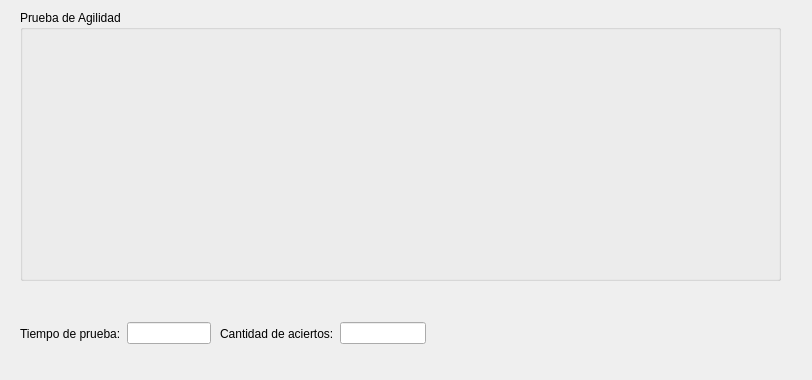
<?xml version="1.0" encoding="UTF-8"?>
<ui version="4.0">
 <class>prueba</class>
 <widget class="QDialog" name="prueba">
  <property name="geometry">
   <rect>
    <x>0</x>
    <y>0</y>
    <width>812</width>
    <height>380</height>
   </rect>
  </property>
  <property name="windowTitle">
   <string>Dialog</string>
  </property>
  <widget class="QGroupBox" name="groupBox">
   <property name="geometry">
    <rect>
     <x>20</x>
     <y>10</y>
     <width>761</width>
     <height>271</height>
    </rect>
   </property>
   <property name="title">
    <string>Prueba de Agilidad</string>
   </property>
   <widget class="QPushButton" name="boton1">
    <property name="geometry">
     <rect>
      <x>20</x>
      <y>40</y>
      <width>101</width>
      <height>91</height>
     </rect>
    </property>
    <property name="styleSheet">
     <string notr="true">background-color: transparent;
border-image: url(:off.png);
background: none;
border: none;
background-repeat: none;
</string>
    </property>
    <property name="text">
     <string/>
    </property>
    <property name="icon">
     <iconset>
      <normaloff>../proyecto_alse/RC_led.png</normaloff>
      <normalon>:/images/RC_led.png</normalon>../proyecto_alse/RC_led.png</iconset>
    </property>
    <property name="iconSize">
     <size>
      <width>90</width>
      <height>90</height>
     </size>
    </property>
   </widget>
   <widget class="QPushButton" name="boton7">
    <property name="geometry">
     <rect>
      <x>80</x>
      <y>160</y>
      <width>101</width>
      <height>91</height>
     </rect>
    </property>
    <property name="styleSheet">
     <string notr="true">background-color: transparent;
border-image: url(:off.png);
background: none;
border: none;
background-repeat: none;
</string>
    </property>
    <property name="text">
     <string/>
    </property>
    <property name="icon">
     <iconset>
      <normaloff>../proyecto_alse/RC_led.png</normaloff>
      <normalon>:/images/RC_led.png</normalon>../proyecto_alse/RC_led.png</iconset>
    </property>
    <property name="iconSize">
     <size>
      <width>90</width>
      <height>90</height>
     </size>
    </property>
   </widget>
   <widget class="QPushButton" name="boton6">
    <property name="geometry">
     <rect>
      <x>640</x>
      <y>40</y>
      <width>101</width>
      <height>91</height>
     </rect>
    </property>
    <property name="styleSheet">
     <string notr="true">background-color: transparent;
border-image: url(:off.png);
background: none;
border: none;
background-repeat: none;
</string>
    </property>
    <property name="text">
     <string/>
    </property>
    <property name="icon">
     <iconset>
      <normaloff>../proyecto_alse/RC_led.png</normaloff>
      <normalon>:/images/RC_led.png</normalon>../proyecto_alse/RC_led.png</iconset>
    </property>
    <property name="iconSize">
     <size>
      <width>90</width>
      <height>90</height>
     </size>
    </property>
   </widget>
   <widget class="QPushButton" name="boton5">
    <property name="geometry">
     <rect>
      <x>520</x>
      <y>40</y>
      <width>101</width>
      <height>91</height>
     </rect>
    </property>
    <property name="styleSheet">
     <string notr="true">background-color: transparent;
border-image: url(:off.png);
background: none;
border: none;
background-repeat: none;
</string>
    </property>
    <property name="text">
     <string/>
    </property>
    <property name="icon">
     <iconset>
      <normaloff>../proyecto_alse/RC_led.png</normaloff>
      <normalon>:/images/RC_led.png</normalon>../proyecto_alse/RC_led.png</iconset>
    </property>
    <property name="iconSize">
     <size>
      <width>90</width>
      <height>90</height>
     </size>
    </property>
   </widget>
   <widget class="QPushButton" name="boton4">
    <property name="geometry">
     <rect>
      <x>390</x>
      <y>40</y>
      <width>101</width>
      <height>91</height>
     </rect>
    </property>
    <property name="styleSheet">
     <string notr="true">background-color: transparent;
border-image: url(:off.png);
background: none;
border: none;
background-repeat: none;
</string>
    </property>
    <property name="text">
     <string/>
    </property>
    <property name="icon">
     <iconset>
      <normaloff>../proyecto_alse/RC_led.png</normaloff>
      <normalon>:/images/RC_led.png</normalon>../proyecto_alse/RC_led.png</iconset>
    </property>
    <property name="iconSize">
     <size>
      <width>90</width>
      <height>90</height>
     </size>
    </property>
   </widget>
   <widget class="QPushButton" name="boton3">
    <property name="geometry">
     <rect>
      <x>260</x>
      <y>40</y>
      <width>101</width>
      <height>91</height>
     </rect>
    </property>
    <property name="styleSheet">
     <string notr="true">background-color: transparent;
border-image: url(:off.png);
background: none;
border: none;
background-repeat: none;
</string>
    </property>
    <property name="text">
     <string/>
    </property>
    <property name="icon">
     <iconset>
      <normaloff>../proyecto_alse/RC_led.png</normaloff>
      <normalon>:/images/RC_led.png</normalon>../proyecto_alse/RC_led.png</iconset>
    </property>
    <property name="iconSize">
     <size>
      <width>90</width>
      <height>90</height>
     </size>
    </property>
   </widget>
   <widget class="QPushButton" name="boton2">
    <property name="geometry">
     <rect>
      <x>140</x>
      <y>40</y>
      <width>101</width>
      <height>91</height>
     </rect>
    </property>
    <property name="styleSheet">
     <string notr="true">background-color: transparent;
border-image: url(:off.png);
background: none;
border: none;
background-repeat: none;
</string>
    </property>
    <property name="text">
     <string/>
    </property>
    <property name="icon">
     <iconset>
      <normaloff>../proyecto_alse/RC_led.png</normaloff>
      <normalon>:/images/RC_led.png</normalon>../proyecto_alse/RC_led.png</iconset>
    </property>
    <property name="iconSize">
     <size>
      <width>90</width>
      <height>90</height>
     </size>
    </property>
   </widget>
   <widget class="QPushButton" name="boton11">
    <property name="geometry">
     <rect>
      <x>590</x>
      <y>160</y>
      <width>101</width>
      <height>91</height>
     </rect>
    </property>
    <property name="styleSheet">
     <string notr="true">background-color: transparent;
border-image: url(:off.png);
background: none;
border: none;
background-repeat: none;
</string>
    </property>
    <property name="text">
     <string/>
    </property>
    <property name="icon">
     <iconset>
      <normaloff>../proyecto_alse/RC_led.png</normaloff>
      <normalon>:/images/RC_led.png</normalon>../proyecto_alse/RC_led.png</iconset>
    </property>
    <property name="iconSize">
     <size>
      <width>90</width>
      <height>90</height>
     </size>
    </property>
   </widget>
   <widget class="QPushButton" name="boton10">
    <property name="geometry">
     <rect>
      <x>460</x>
      <y>160</y>
      <width>101</width>
      <height>91</height>
     </rect>
    </property>
    <property name="styleSheet">
     <string notr="true">background-color: transparent;
border-image: url(:off.png);
background: none;
border: none;
background-repeat: none;
</string>
    </property>
    <property name="text">
     <string/>
    </property>
    <property name="icon">
     <iconset>
      <normaloff>../proyecto_alse/RC_led.png</normaloff>
      <normalon>:/images/RC_led.png</normalon>../proyecto_alse/RC_led.png</iconset>
    </property>
    <property name="iconSize">
     <size>
      <width>90</width>
      <height>90</height>
     </size>
    </property>
   </widget>
   <widget class="QPushButton" name="boton9">
    <property name="geometry">
     <rect>
      <x>330</x>
      <y>160</y>
      <width>101</width>
      <height>91</height>
     </rect>
    </property>
    <property name="styleSheet">
     <string notr="true">background-color: transparent;
border-image: url(:off.png);
background: none;
border: none;
background-repeat: none;
</string>
    </property>
    <property name="text">
     <string/>
    </property>
    <property name="icon">
     <iconset>
      <normaloff>../proyecto_alse/RC_led.png</normaloff>
      <normalon>:/images/RC_led.png</normalon>../proyecto_alse/RC_led.png</iconset>
    </property>
    <property name="iconSize">
     <size>
      <width>90</width>
      <height>90</height>
     </size>
    </property>
   </widget>
   <widget class="QPushButton" name="boton8">
    <property name="geometry">
     <rect>
      <x>200</x>
      <y>160</y>
      <width>101</width>
      <height>91</height>
     </rect>
    </property>
    <property name="styleSheet">
     <string notr="true">background-color: transparent;
border-image: url(:off.png);
background: none;
border: none;
background-repeat: none;
</string>
    </property>
    <property name="text">
     <string/>
    </property>
    <property name="icon">
     <iconset>
      <normaloff>../proyecto_alse/RC_led.png</normaloff>
      <normalon>:/images/RC_led.png</normalon>../proyecto_alse/RC_led.png</iconset>
    </property>
    <property name="iconSize">
     <size>
      <width>90</width>
      <height>90</height>
     </size>
    </property>
   </widget>
  </widget>
  <widget class="QWidget" name="layoutWidget">
   <property name="geometry">
    <rect>
     <x>20</x>
     <y>320</y>
     <width>191</width>
     <height>27</height>
    </rect>
   </property>
   <layout class="QHBoxLayout" name="horizontalLayout">
    <item>
     <widget class="QLabel" name="label_3">
      <property name="text">
       <string>Tiempo de prueba:</string>
      </property>
     </widget>
    </item>
    <item>
     <widget class="QLineEdit" name="cont_2"/>
    </item>
   </layout>
  </widget>
  <widget class="QWidget" name="layoutWidget">
   <property name="geometry">
    <rect>
     <x>220</x>
     <y>320</y>
     <width>206</width>
     <height>27</height>
    </rect>
   </property>
   <layout class="QHBoxLayout" name="horizontalLayout_2">
    <item>
     <widget class="QLabel" name="label">
      <property name="text">
       <string>Cantidad de aciertos:</string>
      </property>
     </widget>
    </item>
    <item>
     <widget class="QLineEdit" name="cont"/>
    </item>
   </layout>
  </widget>
 </widget>
 <resources/>
 <connections/>
</ui>
